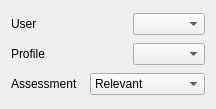
<ui version="4.0" >
 <class>AddFdbkDlg</class>
 <widget class="QWidget" name="AddFdbkDlg" >
  <property name="geometry" >
   <rect>
    <x>0</x>
    <y>0</y>
    <width>216</width>
    <height>109</height>
   </rect>
  </property>
  <property name="windowTitle" >
   <string>Form</string>
  </property>
  <layout class="QVBoxLayout" name="verticalLayout" >
   <item>
    <layout class="QHBoxLayout" >
     <item>
      <widget class="QLabel" name="textLabel1" >
       <property name="text" >
        <string>User</string>
       </property>
       <property name="wordWrap" >
        <bool>false</bool>
       </property>
      </widget>
     </item>
     <item>
      <spacer name="spacer2" >
       <property name="orientation" >
        <enum>Qt::Horizontal</enum>
       </property>
       <property name="sizeType" >
        <enum>QSizePolicy::Expanding</enum>
       </property>
       <property name="sizeHint" stdset="0" >
        <size>
         <width>40</width>
         <height>20</height>
        </size>
       </property>
      </spacer>
     </item>
     <item>
      <widget class="QComboBox" name="cbUsers" />
     </item>
    </layout>
   </item>
   <item>
    <layout class="QHBoxLayout" name="_2" >
     <item>
      <widget class="QLabel" name="textLabel2" >
       <property name="text" >
        <string>Profile</string>
       </property>
       <property name="wordWrap" >
        <bool>false</bool>
       </property>
      </widget>
     </item>
     <item>
      <spacer name="spacer4" >
       <property name="orientation" >
        <enum>Qt::Horizontal</enum>
       </property>
       <property name="sizeType" >
        <enum>QSizePolicy::Expanding</enum>
       </property>
       <property name="sizeHint" stdset="0" >
        <size>
         <width>40</width>
         <height>20</height>
        </size>
       </property>
      </spacer>
     </item>
     <item>
      <widget class="QComboBox" name="cbProfiles" />
     </item>
    </layout>
   </item>
   <item>
    <layout class="QHBoxLayout" name="_3" >
     <item>
      <widget class="QLabel" name="textLabel3" >
       <property name="text" >
        <string>Assessment</string>
       </property>
       <property name="wordWrap" >
        <bool>false</bool>
       </property>
      </widget>
     </item>
     <item>
      <spacer name="spacer5" >
       <property name="orientation" >
        <enum>Qt::Horizontal</enum>
       </property>
       <property name="sizeType" >
        <enum>QSizePolicy::Expanding</enum>
       </property>
       <property name="sizeHint" stdset="0" >
        <size>
         <width>40</width>
         <height>20</height>
        </size>
       </property>
      </spacer>
     </item>
     <item>
      <widget class="QComboBox" name="cbFdbk" >
       <item>
        <property name="text" >
         <string>Relevant</string>
        </property>
       </item>
       <item>
        <property name="text" >
         <string>Fuzzy Relevant</string>
        </property>
       </item>
       <item>
        <property name="text" >
         <string>Irrelevant</string>
        </property>
       </item>
      </widget>
     </item>
    </layout>
   </item>
  </layout>
 </widget>
 <resources/>
 <connections/>
</ui>
